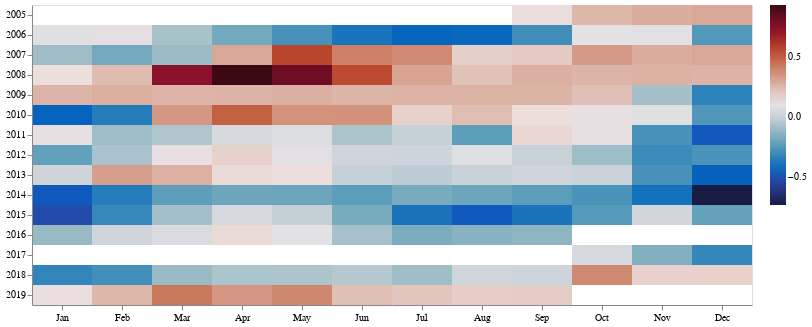

Notebook code for this chart:
### Code cell
f1 = alt.Chart((sdata_mmean - smean).reset_index()).mark_rect().encode(
    alt.X('month(time (UTC)):O', title=''),
    alt.Y('year(time (UTC)):O', title=''),
    alt.Color('salinity_f35:Q', title='', scale=alt.Scale(range=palettable.cmocean.diverging.Balance_20.hex_colors)),
    tooltip=['hoursminutes(time (UTC)):O','monthdate(time (UTC)):O','salinity_f35:Q']
).properties(
    width=720
)
f1

### Figure 1 — Vega-Lite specification as saved in the notebook (floating-point values rounded to 4 significant figures; data arrays with more than 128 entries replaced by an {"elided": "..."} marker saying what was removed)
{"config": {"view": {"continuousWidth": 400, "continuousHeight": 300}}, "data": {"name": "data-1c564032d5ad3c529258b137b1610df2"}, "mark": "rect", "encoding": {"color": {"type": "quantitative", "field": "salinity_f35", "scale": {"range": ["#181C43", "#242E6C", "#29409E", "#1059BE", "#1E76BB", "#408DBA", "#68A4BC", "#91B7C3", "#B9CAD0", "#E1E1E3", "#EBDEDB", "#DFBDB2", "#D69F8D", "#CD8268", "#C36143", "#B74029", "#A11D25", "#830E29", "#5E0E21", "#3C0912"]}, "title": ""}, "tooltip": [{"type": "ordinal", "field": "time (UTC)", "timeUnit": "hoursminutes"}, {"type": "ordinal", "field": "time (UTC)", "timeUnit": "monthdate"}, {"type": "quantitative", "field": "salinity_f35"}], "x": {"type": "ordinal", "field": "time (UTC)", "timeUnit": "month", "title": ""}, "y": {"type": "ordinal", "field": "time (UTC)", "timeUnit": "year", "title": ""}}, "width": 720, "$schema": "https://vega.github.io/schema/vega-lite/v4.8.1.json", "datasets": {"data-1c564032d5ad3c529258b137b1610df2": {"elided": "169 records"}}}
